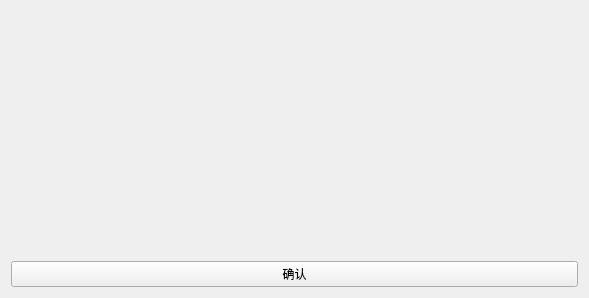
<?xml version="1.0" encoding="UTF-8"?>
<ui version="4.0">
 <class>Demo</class>
 <widget class="QWidget" name="Demo">
  <property name="geometry">
   <rect>
    <x>0</x>
    <y>0</y>
    <width>589</width>
    <height>298</height>
   </rect>
  </property>
  <property name="windowTitle">
   <string>Form</string>
  </property>
  <layout class="QVBoxLayout" name="verticalLayout">
   <item>
    <widget class="InputComponent" name="widget" native="true"/>
   </item>
   <item>
    <widget class="InputComponent" name="widget_2" native="true"/>
   </item>
   <item>
    <widget class="InputComponent" name="widget_3" native="true"/>
   </item>
   <item>
    <widget class="QPushButton" name="pushButton">
     <property name="text">
      <string>确认</string>
     </property>
    </widget>
   </item>
  </layout>
 </widget>
 <customwidgets>
  <customwidget>
   <class>InputComponent</class>
   <extends>QWidget</extends>
   <header location="global">setting/inputcomponent.h</header>
   <container>1</container>
  </customwidget>
 </customwidgets>
 <resources/>
 <connections/>
</ui>
